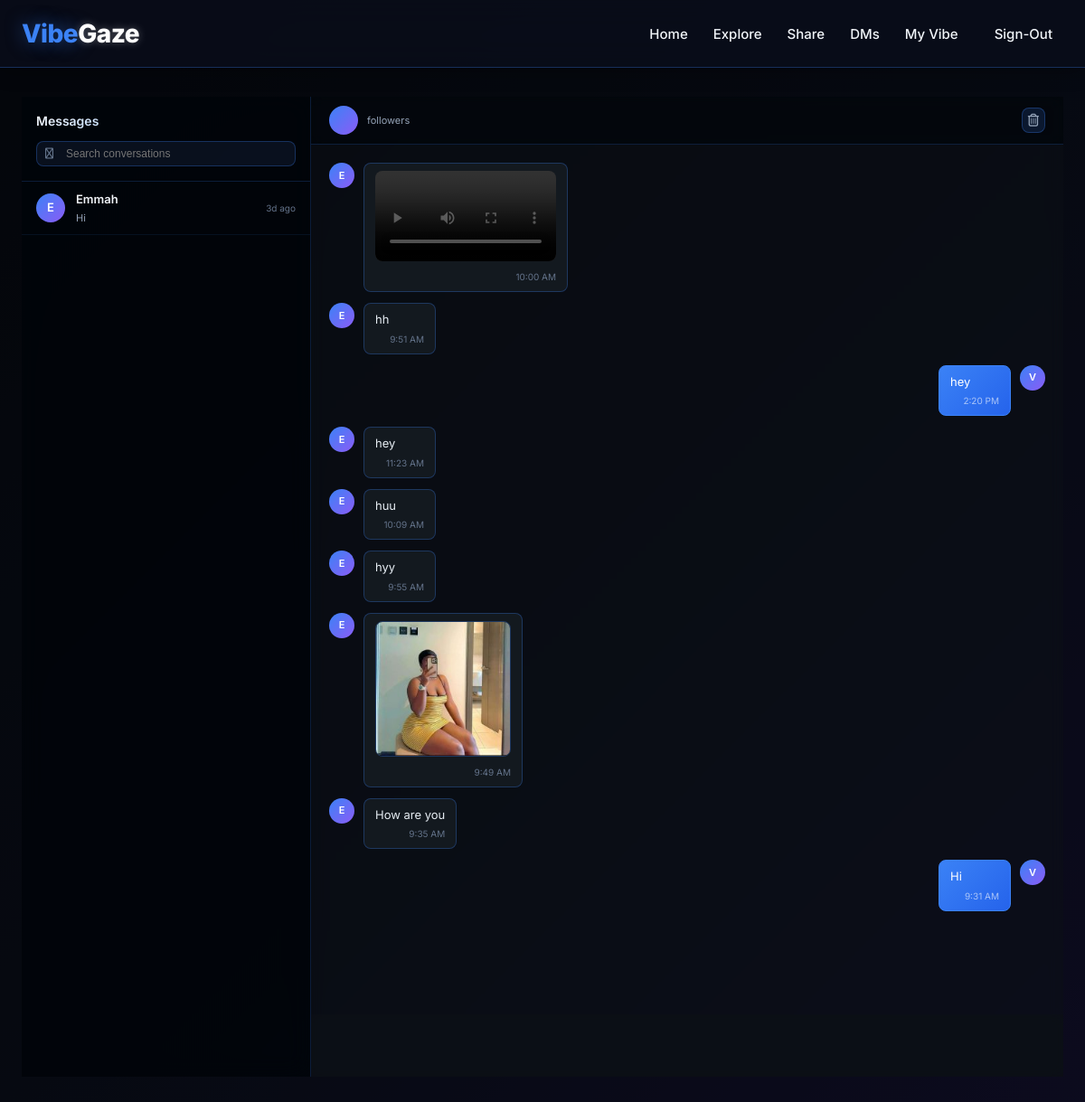
/messages/thread/6/ (signed in), run on the app's committed database.
### frontend/models.py (models this page shows, shortened)
class Message(models.Model):
    FILE_TYPES = [
        ('image', 'Image'),
        ('video', 'Video'),
        ('audio', 'Audio'),
        ('document', 'Document'),
        ('voice', 'Voice Note'),
    ]
    thread = models.ForeignKey(MessageThread, on_delete=models.CASCADE, related_name='messages')
    sender = models.ForeignKey(User, on_delete=models.CASCADE, related_name='sent_messages')
    content = models.TextField(max_length=5000, blank=True)
    is_read = models.BooleanField(default=False)
    created_at = models.DateTimeField(auto_now_add=True)
    edited = models.BooleanField(default=False)
    edited_at = models.DateTimeField(null=True, blank=True)
    file = models.FileField(upload_to='chat_files/%Y/%m/%d/', null=True, blank=True)
    file_type = models.CharField(max_length=20, choices=FILE_TYPES, null=True, blank=True)
    file_name = models.CharField(max_length=255, null=True, blank=True)
    file_size = models.PositiveIntegerField(null=True, blank=True)
    class Meta:
        ordering = ['-created_at']

### frontend/message_views.py (the view)
# urls.py: path('messages/thread/<int:thread_id>/', message_views.thread_detail, name='thread_detail'),
@login_required
def thread_detail(request, thread_id):
    thread = get_object_or_404(MessageThread, id=thread_id)
    if request.user not in thread.participants.all():
        messages.error(request, 'You do not have access to this conversation.')
        return redirect('frontend:inbox')
    Message.objects.filter(thread=thread, is_read=False).exclude(sender=request.user).update(is_read=True)
    messages_list = thread.messages.select_related('sender').all()
    other_participant = None
    for participant in thread.participants.all():
        if participant != request.user:
            other_participant = participant
            break
    context = {
        'thread': thread,
        'messages': messages_list,
        'other_user': other_participant,
    }
    return render(request, 'frontend/messages/thread_detail.html', context)

### frontend/context_processors.py (called while the page is built)
def unread_messages_count(request):
    unread_count = 0
    if request.user.is_authenticated:
        threads = MessageThread.objects.filter(participants=request.user)
        for thread in threads:
            unread_count += Message.objects.filter(
                thread=thread,
                is_read=False
            ).exclude(sender=request.user).count()
    return {'unread_thread_count': unread_count}

def background_media(request):
    media = BackgroundMedia.objects.filter(is_active=True).first()
    return {'background_media': media}

### templates/frontend/messages/thread_detail.html (shortened to what this page needs)
{% extends "base.html" %}
{% load static %}
{% block extra_head %}
<link rel="stylesheet" href="https://cdnjs.cloudflare.com/ajax/libs/font-awesome/6.4.0/css/all.min.css">
{% endblock %}
{% block content %}
<div class="github-container">
    <div class="github-layout">
        <div class="github-sidebar" id="githubSidebar">
            <div class="github-sidebar-header">
                <h3>Messages</h3>
                <div class="github-search">
                    <i class="fa-regular fa-magnifying-glass"></i>
                    <input type="text" id="searchChats" placeholder="Search conversations">
                </div>
            </div>
            <div class="github-chat-list" id="chatList">
            </div>
        </div>
        <div class="github-main">
            {% if messages %}
                <div class="github-chat-header">
                    <div style="display: flex; align-items: center; gap: 12px;">
                        <a href="{% url 'frontend:user_profile' other_user.username %}" class="github-chat-user">
                            <div class="github-chat-user-avatar">
                            </div>
                            <div class="github-chat-user-info">
                                <span class="github-chat-user-meta">{{ other_user.profile.followers.count }} followers</span>
                            </div>
                        </a>
                    </div>
                    <div class="github-chat-actions">
                        <button class="github-icon-btn" id="deleteThreadBtn" title="Delete conversation">
                            <i class="fa-regular fa-trash-can"></i>
                        </button>
                    </div>
                </div>
                <div class="github-messages" id="messagesContainer">
                    {% for message in messages %}
                        <div class="github-message-group {% if message.sender == user %}sent{% endif %}" data-id="{{ message.id }}">
                            {% if message.sender != user %}
                                <div class="github-message-avatar">
                                    {% if message.sender.profile.avatar %}
                                        <img src="{{ message.sender.profile.avatar.url }}" alt="{{ message.sender.username }}">
                                    {% else %}
                                        <div>{{ message.sender.username|first|upper }}</div>
                                    {% endif %}
                                </div>
                            {% endif %}
                            <div class="github-message-content">
                                <div class="github-message-body">
                                    {% if message.file %}
                                        <div class="github-file-attachment">
                                            {% if message.file_type == 'image' %}
                                                <img src="{{ message.file.url }}" class="github-image-trigger" data-image="{{ message.file.url }}">
                                            {% elif message.file_type == 'video' %}
                                                <video controls><source src="{{ message.file.url }}"></video>
                                            {% elif message.file_type == 'audio' %}
                                                <audio controls><source src="{{ message.file.url }}"></audio>
                                            {% endif %}
                                        </div>
                                    {% endif %}
                                    {% if message.content %}
                                        <div class="github-message-text">{{ message.content|linebreaksbr }}</div>
                                    {% endif %}
                                    <div class="github-message-time">{{ message.created_at|date:"g:i A" }}</div>
                                </div>
                            </div>
                            {% if message.sender == user %}
                                <div class="github-message-avatar">
                                    {% if user.profile.avatar %}
                                        <img src="{{ user.profile.avatar.url }}" alt="{{ user.username }}">
                                    {% else %}
                                        <div>{{ user.username|first|upper }}</div>
                                    {% endif %}
                                </div>
                            {% endif %}
                        </div>
                    {% endfor %}
                </div>
                <div class="github-input-area">
                    <div style="position: relative;">
                        <div class="github-input-wrapper">
                            <button class="github-attach-btn" id="attachBtn">
                                <i class="fa-regular fa-paperclip"></i>
                            </button>
                            <textarea id="messageInput" class="github-input" rows="1" placeholder="Type a message..."></textarea>
                            <button class="github-send-btn" id="sendBtn">
                                <i class="fa-regular fa-paper-plane"></i>
                            </button>
                        </div>
                    </div>
                </div>
            {% else %}
                <div class="github-empty-chat">
                    <i class="fa-regular fa-comment-dots"></i>
                    <p>No messages yet</p>
                </div>
            {% endif %}
        </div>
    </div>
</div>
{% endblock %}

### templates/base.html (shortened to what this page needs)
<!DOCTYPE html>
<html lang="en">
<head>
    {% block extra_head %}{% endblock %}
</head>
<body>
    <nav class="navbar">
        <div class="nav-container">
            <div class="nav-logo">
                <a href="/">
                    <span class="blue">Vibe</span><span class="white">Gaze</span>
                </a>
            </div>
            <ul class="nav-links">
                <li><a href="/">Home</a></li>
                <li><a href="/feed/">Explore</a></li>
                {% if user.is_authenticated %}
                    <li><a href="/upload/photo/">Share</a></li>
                    <li><a href="/messages/inbox/">DMs</a></li>
                    <li><a href="{% url 'frontend:user_profile' username=user.username %}">My Vibe</a></li>
                    <li><a href="{% url 'account_logout' %}" class="logout-link">Sign-Out</a></li>
                {% else %}
                    <li><a href="/accounts/signup/" class="btn-register">Sign up</a></li>
                    <li><a href="/accounts/login/" class="btn-signin">Sign in</a></li>
                {% endif %}
            </ul>
        </div>
    </nav>
    <div class="main-container">
        {% block content %}{% endblock %}
    </div>
</body>
</html>

### templates/base.html (style rules this page uses)
* { margin: 0; padding: 0; box-sizing: border-box; }
body { font-family: 'Inter', -apple-system, BlinkMacSystemFont, 'Segoe UI', sans-serif; color: #f1f5f9; line-height: 1.5; min-height: 100vh; position: relative; }
body::before { content: ''; position: fixed; top: 0; left: 0; width: 100%; height: 100%; background: rgba(0, 0, 0, 0.6); pointer-events: none; z-index: 0; }
.navbar { background: rgba(10, 14, 26, 0.85); backdrop-filter: blur(16px); border-bottom: 1px solid rgba(59, 130, 246, 0.3); padding: 16px 24px; position: sticky; top: 0; z-index: 100; box-shadow: 0 4px 20px rgba(0, 0, 0, 0.3); }
.nav-container { max-width: 1280px; margin: 0 auto; display: flex; justify-content: space-between; align-items: center; flex-wrap: wrap; gap: 16px; }
.nav-logo a { text-decoration: none; font-weight: 800; font-size: 28px; letter-spacing: -0.5px; transition: all 0.2s ease; display: inline-block; }
.nav-logo .blue { color: #3b82f6; text-shadow: 0 0 20px rgba(59, 130, 246, 0.5); }
.nav-logo .white { color: #ffffff; text-shadow: 0 0 10px rgba(255, 255, 255, 0.3); }
.nav-links { display: flex; gap: 28px; list-style: none; flex-wrap: wrap; align-items: center; }
.nav-links a:not(.btn-signin):not(.btn-register) { color: #f1f5f9; text-decoration: none; font-size: 15px; font-weight: 500; transition: all 0.2s ease; position: relative; }
.nav-links a:not(.btn-signin):not(.btn-register)::after { content: ''; position: absolute; bottom: -4px; left: 0; width: 0; height: 2px; background: linear-gradient(90deg, #3b82f6, #8b5cf6); transition: width 0.2s ease; }
.logout-link { color: #94a3b8; text-decoration: none; font-size: 14px; padding: 6px 12px; border-radius: 8px; transition: all 0.2s ease; }
.main-container { max-width: 1280px; margin: 0 auto; padding: 32px 24px; position: relative; z-index: 1; }

### data on the page
Message: sender.username|first "E", created_at "10:00 AM"
Message: sender.username|first "E", content "hh", created_at "9:51 AM"
Message: content "hey", created_at "2:20 PM"
Message: sender.username|first "E", content "hey", created_at "11:23 AM"
Message: sender.username|first "E", content "huu", created_at "10:09 AM"
Message: sender.username|first "E", content "hyy", created_at "9:55 AM"
Message: sender.username|first "E", file (picture), created_at "9:49 AM"
Message: sender.username|first "E", content "How are you", created_at "9:35 AM"
Message: content "Hi", created_at "9:31 AM"

### other printed values
{{ user.username|first|upper }} "V"
